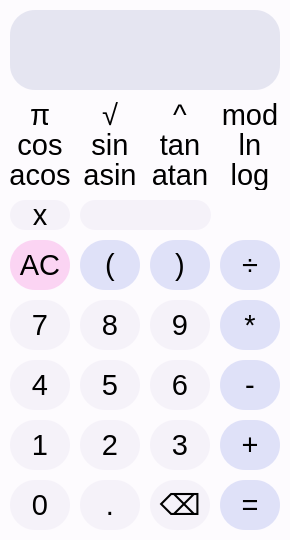
<?xml version="1.0" encoding="UTF-8"?>
<ui version="4.0">
 <class>MainWindow</class>
 <widget class="QMainWindow" name="MainWindow">
  <property name="geometry">
   <rect>
    <x>0</x>
    <y>0</y>
    <width>290</width>
    <height>540</height>
   </rect>
  </property>
  <property name="windowTitle">
   <string>MainWindow</string>
  </property>
  <property name="styleSheet">
   <string notr="true">QMainWindow{
background-color: rgb(253, 251, 254);
}</string>
  </property>
  <widget class="QWidget" name="centralwidget">
   <widget class="QPushButton" name="pushButton_pi">
    <property name="geometry">
     <rect>
      <x>10</x>
      <y>100</y>
      <width>60</width>
      <height>30</height>
     </rect>
    </property>
    <property name="font">
     <font>
      <pointsize>22</pointsize>
     </font>
    </property>
    <property name="styleSheet">
     <string notr="true">QPushButton {
	border: none;
}
QPushButton:pressed {
	border-style: outset;
	border-width: 2px;
	border-radius: 15px;
	border: none;
    background-color: rgb(227,225,228);
}</string>
    </property>
    <property name="text">
     <string>π</string>
    </property>
   </widget>
   <widget class="QPushButton" name="pushButton_sqrt">
    <property name="geometry">
     <rect>
      <x>80</x>
      <y>100</y>
      <width>60</width>
      <height>30</height>
     </rect>
    </property>
    <property name="font">
     <font>
      <pointsize>22</pointsize>
     </font>
    </property>
    <property name="styleSheet">
     <string notr="true">QPushButton {
	border: none;
}
QPushButton:pressed {
	border-style: outset;
	border-width: 2px;
	border-radius: 15px;
	border: none;
    background-color: rgb(227,225,228);
}</string>
    </property>
    <property name="text">
     <string>√</string>
    </property>
   </widget>
   <widget class="QPushButton" name="pushButton_pow">
    <property name="geometry">
     <rect>
      <x>150</x>
      <y>100</y>
      <width>60</width>
      <height>30</height>
     </rect>
    </property>
    <property name="font">
     <font>
      <pointsize>22</pointsize>
     </font>
    </property>
    <property name="styleSheet">
     <string notr="true">QPushButton {
	border: none;
}
QPushButton:pressed {
	border-style: outset;
	border-width: 2px;
	border-radius: 15px;
	border: none;
    background-color: rgb(227,225,228);
}</string>
    </property>
    <property name="text">
     <string>^</string>
    </property>
   </widget>
   <widget class="QPushButton" name="pushButton_mod">
    <property name="geometry">
     <rect>
      <x>220</x>
      <y>100</y>
      <width>60</width>
      <height>30</height>
     </rect>
    </property>
    <property name="font">
     <font>
      <pointsize>22</pointsize>
     </font>
    </property>
    <property name="styleSheet">
     <string notr="true">QPushButton {
	border: none;
}
QPushButton:pressed {
	border-style: outset;
	border-width: 2px;
	border-radius: 15px;
	border: none;
    background-color: rgb(227,225,228);
}</string>
    </property>
    <property name="text">
     <string>mod</string>
    </property>
   </widget>
   <widget class="QPushButton" name="pushButton_cos">
    <property name="geometry">
     <rect>
      <x>10</x>
      <y>130</y>
      <width>60</width>
      <height>30</height>
     </rect>
    </property>
    <property name="font">
     <font>
      <pointsize>22</pointsize>
     </font>
    </property>
    <property name="styleSheet">
     <string notr="true">QPushButton {
	border: none;
}
QPushButton:pressed {
	border-style: outset;
	border-width: 2px;
	border-radius: 15px;
	border: none;
    background-color: rgb(227,225,228);
}</string>
    </property>
    <property name="text">
     <string>cos</string>
    </property>
   </widget>
   <widget class="QPushButton" name="pushButton_sin">
    <property name="geometry">
     <rect>
      <x>80</x>
      <y>130</y>
      <width>60</width>
      <height>30</height>
     </rect>
    </property>
    <property name="font">
     <font>
      <pointsize>22</pointsize>
     </font>
    </property>
    <property name="styleSheet">
     <string notr="true">QPushButton {
	border: none;
}
QPushButton:pressed {
	border-style: outset;
	border-width: 2px;
	border-radius: 15px;
	border: none;
    background-color: rgb(227,225,228);
}</string>
    </property>
    <property name="text">
     <string>sin</string>
    </property>
   </widget>
   <widget class="QPushButton" name="pushButton_tan">
    <property name="geometry">
     <rect>
      <x>150</x>
      <y>130</y>
      <width>60</width>
      <height>30</height>
     </rect>
    </property>
    <property name="font">
     <font>
      <pointsize>22</pointsize>
     </font>
    </property>
    <property name="styleSheet">
     <string notr="true">QPushButton {
	border: none;
}
QPushButton:pressed {
	border-style: outset;
	border-width: 2px;
	border-radius: 15px;
	border: none;
    background-color: rgb(227,225,228);
}</string>
    </property>
    <property name="text">
     <string>tan</string>
    </property>
   </widget>
   <widget class="QPushButton" name="pushButton_ln">
    <property name="geometry">
     <rect>
      <x>220</x>
      <y>130</y>
      <width>60</width>
      <height>30</height>
     </rect>
    </property>
    <property name="font">
     <font>
      <pointsize>22</pointsize>
     </font>
    </property>
    <property name="styleSheet">
     <string notr="true">QPushButton {
	border: none;
}
QPushButton:pressed {
	border-style: outset;
	border-width: 2px;
	border-radius: 15px;
	border: none;
    background-color: rgb(227,225,228);
}</string>
    </property>
    <property name="text">
     <string>ln</string>
    </property>
   </widget>
   <widget class="QPushButton" name="pushButton_asin">
    <property name="geometry">
     <rect>
      <x>80</x>
      <y>160</y>
      <width>60</width>
      <height>30</height>
     </rect>
    </property>
    <property name="font">
     <font>
      <pointsize>22</pointsize>
     </font>
    </property>
    <property name="styleSheet">
     <string notr="true">QPushButton {
	border: none;
}
QPushButton:pressed {
	border-style: outset;
	border-width: 2px;
	border-radius: 15px;
	border: none;
    background-color: rgb(227,225,228);
}</string>
    </property>
    <property name="text">
     <string>asin</string>
    </property>
   </widget>
   <widget class="QPushButton" name="pushButton_acos">
    <property name="geometry">
     <rect>
      <x>10</x>
      <y>160</y>
      <width>60</width>
      <height>30</height>
     </rect>
    </property>
    <property name="font">
     <font>
      <pointsize>22</pointsize>
     </font>
    </property>
    <property name="styleSheet">
     <string notr="true">QPushButton {
	border: none;
}
QPushButton:pressed {
	border-style: outset;
	border-width: 2px;
	border-radius: 15px;
	border: none;
    background-color: rgb(227,225,228);
}</string>
    </property>
    <property name="text">
     <string>acos</string>
    </property>
   </widget>
   <widget class="QPushButton" name="pushButton_log">
    <property name="geometry">
     <rect>
      <x>220</x>
      <y>160</y>
      <width>60</width>
      <height>30</height>
     </rect>
    </property>
    <property name="font">
     <font>
      <pointsize>22</pointsize>
     </font>
    </property>
    <property name="styleSheet">
     <string notr="true">QPushButton {
	border: none;
}
QPushButton:pressed {
	border-style: outset;
	border-width: 2px;
	border-radius: 15px;
	border: none;
    background-color: rgb(227,225,228);
}</string>
    </property>
    <property name="text">
     <string>log</string>
    </property>
   </widget>
   <widget class="QPushButton" name="pushButton_atan">
    <property name="geometry">
     <rect>
      <x>150</x>
      <y>160</y>
      <width>60</width>
      <height>30</height>
     </rect>
    </property>
    <property name="font">
     <font>
      <pointsize>22</pointsize>
     </font>
    </property>
    <property name="styleSheet">
     <string notr="true">QPushButton {
	border: none;
}
QPushButton:pressed {
	border-style: outset;
	border-width: 2px;
	border-radius: 15px;
	border: none;
    background-color: rgb(227,225,228);
}</string>
    </property>
    <property name="text">
     <string>atan</string>
    </property>
   </widget>
   <widget class="QPushButton" name="pushButton_open">
    <property name="geometry">
     <rect>
      <x>80</x>
      <y>240</y>
      <width>60</width>
      <height>50</height>
     </rect>
    </property>
    <property name="font">
     <font>
      <pointsize>22</pointsize>
     </font>
    </property>
    <property name="styleSheet">
     <string notr="true">QPushButton {
	border-style: outset;
	border-width: 2px;
	border-radius: 25px;
	background-color: rgb(223, 225, 248);
	border: none;
}

QPushButton:pressed {
    border-style: outset;
	border-width: 2px;
	border-radius: 15px;
	background-color: rgb(198, 202, 229);
	border: none;
}</string>
    </property>
    <property name="text">
     <string>(</string>
    </property>
   </widget>
   <widget class="QPushButton" name="pushButton_clear">
    <property name="geometry">
     <rect>
      <x>10</x>
      <y>240</y>
      <width>60</width>
      <height>50</height>
     </rect>
    </property>
    <property name="font">
     <font>
      <pointsize>22</pointsize>
     </font>
    </property>
    <property name="styleSheet">
     <string notr="true">QPushButton {
	border-style: outset;
	border-width: 2px;
	border-radius: 25px;
	background-color: rgb(251, 212, 243);
	border: none;
}
QPushButton:pressed {
    background-color: rgb(229, 193, 219);
	border-style: outset;
	border-width: 2px;
	border-radius: 15px;
	border: none;
}</string>
    </property>
    <property name="text">
     <string>AC</string>
    </property>
   </widget>
   <widget class="QPushButton" name="pushButton_div">
    <property name="geometry">
     <rect>
      <x>220</x>
      <y>240</y>
      <width>60</width>
      <height>50</height>
     </rect>
    </property>
    <property name="font">
     <font>
      <pointsize>22</pointsize>
     </font>
    </property>
    <property name="styleSheet">
     <string notr="true">QPushButton {
	border-style: outset;
	border-width: 2px;
	border-radius: 25px;
	background-color: rgb(223, 225, 248);
	border: none;
}

QPushButton:pressed {
    border-style: outset;
	border-width: 2px;
	border-radius: 15px;
	background-color: rgb(198, 202, 229);
	border: none;
}</string>
    </property>
    <property name="text">
     <string>÷</string>
    </property>
   </widget>
   <widget class="QPushButton" name="pushButton_close">
    <property name="geometry">
     <rect>
      <x>150</x>
      <y>240</y>
      <width>60</width>
      <height>50</height>
     </rect>
    </property>
    <property name="font">
     <font>
      <pointsize>22</pointsize>
     </font>
    </property>
    <property name="styleSheet">
     <string notr="true">QPushButton {
	border-style: outset;
	border-width: 2px;
	border-radius: 25px;
	background-color: rgb(223, 225, 248);
	border: none;
}

QPushButton:pressed {
    border-style: outset;
	border-width: 2px;
	border-radius: 15px;
	background-color: rgb(198, 202, 229);
	border: none;
}</string>
    </property>
    <property name="text">
     <string>)</string>
    </property>
   </widget>
   <widget class="QPushButton" name="pushButton_mult">
    <property name="geometry">
     <rect>
      <x>220</x>
      <y>300</y>
      <width>60</width>
      <height>50</height>
     </rect>
    </property>
    <property name="font">
     <font>
      <pointsize>22</pointsize>
     </font>
    </property>
    <property name="styleSheet">
     <string notr="true">QPushButton {
	border-style: outset;
	border-width: 2px;
	border-radius: 25px;
	background-color: rgb(223, 225, 248);
	border: none;
}

QPushButton:pressed {
    border-style: outset;
	border-width: 2px;
	border-radius: 15px;
	background-color: rgb(198, 202, 229);
	border: none;
}</string>
    </property>
    <property name="text">
     <string>*</string>
    </property>
   </widget>
   <widget class="QPushButton" name="pushButton_5">
    <property name="geometry">
     <rect>
      <x>80</x>
      <y>360</y>
      <width>60</width>
      <height>50</height>
     </rect>
    </property>
    <property name="font">
     <font>
      <pointsize>22</pointsize>
     </font>
    </property>
    <property name="styleSheet">
     <string notr="true">QPushButton {
	border-style: outset;
    border-width: 2px;
    border-radius: 25px;
	background-color: rgb(245, 242, 249);
	border: none;
}
QPushButton:pressed {
   	border-style: outset;
    border-width: 2px;
    border-radius: 15px;
	background-color: rgb(220, 217, 224);
	border: none;
}</string>
    </property>
    <property name="text">
     <string>5</string>
    </property>
   </widget>
   <widget class="QPushButton" name="pushButton_9">
    <property name="geometry">
     <rect>
      <x>150</x>
      <y>300</y>
      <width>60</width>
      <height>50</height>
     </rect>
    </property>
    <property name="font">
     <font>
      <pointsize>22</pointsize>
     </font>
    </property>
    <property name="styleSheet">
     <string notr="true">QPushButton {
	border-style: outset;
    border-width: 2px;
    border-radius: 25px;
	background-color: rgb(245, 242, 249);
	border: none;
}
QPushButton:pressed {
   	border-style: outset;
    border-width: 2px;
    border-radius: 15px;
	background-color: rgb(220, 217, 224);
	border: none;
}</string>
    </property>
    <property name="text">
     <string>9</string>
    </property>
   </widget>
   <widget class="QPushButton" name="pushButton_4">
    <property name="geometry">
     <rect>
      <x>10</x>
      <y>360</y>
      <width>60</width>
      <height>50</height>
     </rect>
    </property>
    <property name="font">
     <font>
      <pointsize>22</pointsize>
     </font>
    </property>
    <property name="styleSheet">
     <string notr="true">QPushButton {
	border-style: outset;
    border-width: 2px;
    border-radius: 25px;
	background-color: rgb(245, 242, 249);
	border: none;
}
QPushButton:pressed {
   	border-style: outset;
    border-width: 2px;
    border-radius: 15px;
	background-color: rgb(220, 217, 224);
	border: none;
}</string>
    </property>
    <property name="text">
     <string>4</string>
    </property>
   </widget>
   <widget class="QPushButton" name="pushButton_minus">
    <property name="geometry">
     <rect>
      <x>220</x>
      <y>360</y>
      <width>60</width>
      <height>50</height>
     </rect>
    </property>
    <property name="font">
     <font>
      <pointsize>22</pointsize>
     </font>
    </property>
    <property name="styleSheet">
     <string notr="true">QPushButton {
	border-style: outset;
	border-width: 2px;
	border-radius: 25px;
	background-color: rgb(223, 225, 248);
	border: none;
}

QPushButton:pressed {
    border-style: outset;
	border-width: 2px;
	border-radius: 15px;
	background-color: rgb(198, 202, 229);
	border: none;
}</string>
    </property>
    <property name="text">
     <string>-</string>
    </property>
   </widget>
   <widget class="QPushButton" name="pushButton_7">
    <property name="geometry">
     <rect>
      <x>10</x>
      <y>300</y>
      <width>60</width>
      <height>50</height>
     </rect>
    </property>
    <property name="font">
     <font>
      <pointsize>22</pointsize>
     </font>
    </property>
    <property name="styleSheet">
     <string notr="true">QPushButton {
	border-style: outset;
    border-width: 2px;
    border-radius: 25px;
	background-color: rgb(245, 242, 249);
	border: none;
}
QPushButton:pressed {
   	border-style: outset;
    border-width: 2px;
    border-radius: 15px;
	background-color: rgb(220, 217, 224);
	border: none;
}</string>
    </property>
    <property name="text">
     <string>7</string>
    </property>
   </widget>
   <widget class="QPushButton" name="pushButton_6">
    <property name="geometry">
     <rect>
      <x>150</x>
      <y>360</y>
      <width>60</width>
      <height>50</height>
     </rect>
    </property>
    <property name="font">
     <font>
      <pointsize>22</pointsize>
     </font>
    </property>
    <property name="styleSheet">
     <string notr="true">QPushButton {
	border-style: outset;
    border-width: 2px;
    border-radius: 25px;
	background-color: rgb(245, 242, 249);
	border: none;
}
QPushButton:pressed {
   	border-style: outset;
    border-width: 2px;
    border-radius: 15px;
	background-color: rgb(220, 217, 224);
	border: none;
}</string>
    </property>
    <property name="text">
     <string>6</string>
    </property>
   </widget>
   <widget class="QPushButton" name="pushButton_8">
    <property name="geometry">
     <rect>
      <x>80</x>
      <y>300</y>
      <width>60</width>
      <height>50</height>
     </rect>
    </property>
    <property name="font">
     <font>
      <pointsize>22</pointsize>
     </font>
    </property>
    <property name="styleSheet">
     <string notr="true">QPushButton {
	border-style: outset;
    border-width: 2px;
    border-radius: 25px;
	background-color: rgb(245, 242, 249);
	border: none;
}
QPushButton:pressed {
   	border-style: outset;
    border-width: 2px;
    border-radius: 15px;
	background-color: rgb(220, 217, 224);
	border: none;
}</string>
    </property>
    <property name="text">
     <string>8</string>
    </property>
   </widget>
   <widget class="QPushButton" name="pushButton_plus">
    <property name="geometry">
     <rect>
      <x>220</x>
      <y>420</y>
      <width>60</width>
      <height>50</height>
     </rect>
    </property>
    <property name="font">
     <font>
      <pointsize>22</pointsize>
     </font>
    </property>
    <property name="styleSheet">
     <string notr="true">QPushButton {
	border-style: outset;
	border-width: 2px;
	border-radius: 25px;
	background-color: rgb(223, 225, 248);
	border: none;
}

QPushButton:pressed {
    border-style: outset;
	border-width: 2px;
	border-radius: 15px;
	background-color: rgb(198, 202, 229);
	border: none;
}</string>
    </property>
    <property name="text">
     <string>+</string>
    </property>
   </widget>
   <widget class="QPushButton" name="pushButton_dot">
    <property name="geometry">
     <rect>
      <x>80</x>
      <y>480</y>
      <width>60</width>
      <height>50</height>
     </rect>
    </property>
    <property name="font">
     <font>
      <pointsize>22</pointsize>
     </font>
    </property>
    <property name="styleSheet">
     <string notr="true">QPushButton {
	border-style: outset;
    border-width: 2px;
    border-radius: 25px;
	background-color: rgb(245, 242, 249);
	border: none;
}
QPushButton:pressed {
   	border-style: outset;
    border-width: 2px;
    border-radius: 15px;
	background-color: rgb(220, 217, 224);
	border: none;
}</string>
    </property>
    <property name="text">
     <string>.</string>
    </property>
   </widget>
   <widget class="QPushButton" name="pushButton_3">
    <property name="geometry">
     <rect>
      <x>150</x>
      <y>420</y>
      <width>60</width>
      <height>50</height>
     </rect>
    </property>
    <property name="font">
     <font>
      <pointsize>22</pointsize>
     </font>
    </property>
    <property name="styleSheet">
     <string notr="true">QPushButton {
	border-style: outset;
    border-width: 2px;
    border-radius: 25px;
	background-color: rgb(245, 242, 249);
	border: none;
}
QPushButton:pressed {
   	border-style: outset;
    border-width: 2px;
    border-radius: 15px;
	background-color: rgb(220, 217, 224);
	border: none;
}</string>
    </property>
    <property name="text">
     <string>3</string>
    </property>
   </widget>
   <widget class="QPushButton" name="pushButton_0">
    <property name="geometry">
     <rect>
      <x>10</x>
      <y>480</y>
      <width>60</width>
      <height>50</height>
     </rect>
    </property>
    <property name="font">
     <font>
      <pointsize>22</pointsize>
     </font>
    </property>
    <property name="styleSheet">
     <string notr="true">QPushButton {
	border-style: outset;
    border-width: 2px;
    border-radius: 25px;
	background-color: rgb(245, 242, 249);
	border: none;
}
QPushButton:pressed {
   	border-style: outset;
    border-width: 2px;
    border-radius: 15px;
	background-color: rgb(220, 217, 224);
	border: none;
}</string>
    </property>
    <property name="text">
     <string>0</string>
    </property>
   </widget>
   <widget class="QPushButton" name="pushButton_equal">
    <property name="geometry">
     <rect>
      <x>220</x>
      <y>480</y>
      <width>60</width>
      <height>50</height>
     </rect>
    </property>
    <property name="font">
     <font>
      <pointsize>22</pointsize>
     </font>
    </property>
    <property name="styleSheet">
     <string notr="true">QPushButton {
	border-style: outset;
	border-width: 2px;
	border-radius: 25px;
	background-color: rgb(223, 225, 248);
	border: none;
}

QPushButton:pressed {
    border-style: outset;
	border-width: 2px;
	border-radius: 15px;
	background-color: rgb(198, 202, 229);
	border: none;
}</string>
    </property>
    <property name="text">
     <string>=</string>
    </property>
   </widget>
   <widget class="QPushButton" name="pushButton_1">
    <property name="geometry">
     <rect>
      <x>10</x>
      <y>420</y>
      <width>60</width>
      <height>50</height>
     </rect>
    </property>
    <property name="font">
     <font>
      <pointsize>22</pointsize>
     </font>
    </property>
    <property name="styleSheet">
     <string notr="true">QPushButton {
	border-style: outset;
    border-width: 2px;
    border-radius: 25px;
	background-color: rgb(245, 242, 249);
	border: none;
}
QPushButton:pressed {
   	border-style: outset;
    border-width: 2px;
    border-radius: 15px;
	background-color: rgb(220, 217, 224);
	border: none;
}</string>
    </property>
    <property name="text">
     <string>1</string>
    </property>
   </widget>
   <widget class="QPushButton" name="pushButton_erase">
    <property name="geometry">
     <rect>
      <x>150</x>
      <y>480</y>
      <width>60</width>
      <height>50</height>
     </rect>
    </property>
    <property name="font">
     <font>
      <pointsize>22</pointsize>
     </font>
    </property>
    <property name="styleSheet">
     <string notr="true">QPushButton {
	border-style: outset;
    border-width: 2px;
    border-radius: 25px;
	background-color: rgb(245, 242, 249);
	border: none;
}
QPushButton:pressed {
   	border-style: outset;
    border-width: 2px;
    border-radius: 15px;
	background-color: rgb(220, 217, 224);
	border: none;
}</string>
    </property>
    <property name="text">
     <string>⌫</string>
    </property>
   </widget>
   <widget class="QPushButton" name="pushButton_2">
    <property name="geometry">
     <rect>
      <x>80</x>
      <y>420</y>
      <width>60</width>
      <height>50</height>
     </rect>
    </property>
    <property name="font">
     <font>
      <pointsize>22</pointsize>
     </font>
    </property>
    <property name="styleSheet">
     <string notr="true">QPushButton {
	border-style: outset;
    border-width: 2px;
    border-radius: 25px;
	background-color: rgb(245, 242, 249);
	border: none;
}
QPushButton:pressed {
   	border-style: outset;
    border-width: 2px;
    border-radius: 15px;
	background-color: rgb(220, 217, 224);
	border: none;
}</string>
    </property>
    <property name="text">
     <string>2</string>
    </property>
   </widget>
   <widget class="QPushButton" name="pushButton_x">
    <property name="geometry">
     <rect>
      <x>10</x>
      <y>200</y>
      <width>60</width>
      <height>30</height>
     </rect>
    </property>
    <property name="font">
     <font>
      <pointsize>22</pointsize>
     </font>
    </property>
    <property name="styleSheet">
     <string notr="true">QPushButton {
	border-style: outset;
	border-width: 2px;
	border-radius: 15px;
	border: none;
	background-color: rgb(245, 242, 249);
}
QPushButton:pressed {
	border-style: outset;
	border-width: 2px;
	border-radius: 15px;
	border: none;
    background-color: rgb(227,225,228);
}</string>
    </property>
    <property name="text">
     <string>x</string>
    </property>
    <property name="checkable">
     <bool>false</bool>
    </property>
   </widget>
   <widget class="QLineEdit" name="x_value">
    <property name="geometry">
     <rect>
      <x>80</x>
      <y>200</y>
      <width>131</width>
      <height>30</height>
     </rect>
    </property>
    <property name="font">
     <font>
      <pointsize>18</pointsize>
     </font>
    </property>
    <property name="mouseTracking">
     <bool>false</bool>
    </property>
    <property name="focusPolicy">
     <enum>Qt::ClickFocus</enum>
    </property>
    <property name="contextMenuPolicy">
     <enum>Qt::NoContextMenu</enum>
    </property>
    <property name="styleSheet">
     <string notr="true">QLineEdit {
	border-style: outset;
	border-width: 2px;
	border-radius: 15px;
	border: none;
    background-color: rgb(245, 242, 249);
}</string>
    </property>
    <property name="alignment">
     <set>Qt::AlignCenter</set>
    </property>
    <property name="dragEnabled">
     <bool>false</bool>
    </property>
    <property name="clearButtonEnabled">
     <bool>true</bool>
    </property>
   </widget>
   <widget class="QLineEdit" name="result_show">
    <property name="geometry">
     <rect>
      <x>10</x>
      <y>10</y>
      <width>270</width>
      <height>80</height>
     </rect>
    </property>
    <property name="font">
     <font>
      <pointsize>30</pointsize>
     </font>
    </property>
    <property name="toolTipDuration">
     <number>-1</number>
    </property>
    <property name="styleSheet">
     <string notr="true">QLineEdit {
border-style: outset;
	border-width: 2px;
	border-radius: 25px;
	border: none;
background-color : rgb(229,229,241);
}</string>
    </property>
    <property name="cursorPosition">
     <number>0</number>
    </property>
    <property name="alignment">
     <set>Qt::AlignRight|Qt::AlignTrailing|Qt::AlignVCenter</set>
    </property>
   </widget>
  </widget>
 </widget>
 <resources/>
 <connections/>
</ui>
